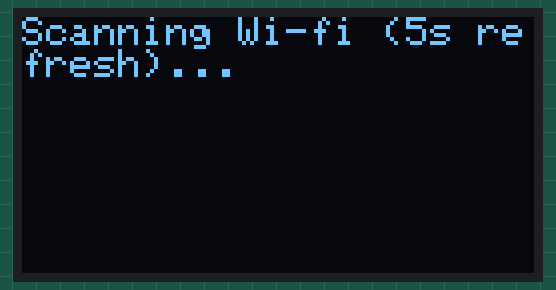
This sketch was run on a simulated ESP32. On the bench: 128×64 one-colour display. A WiFi scan finds three made-up networks.

Above: at 0.2 s.
At 2.3 s:
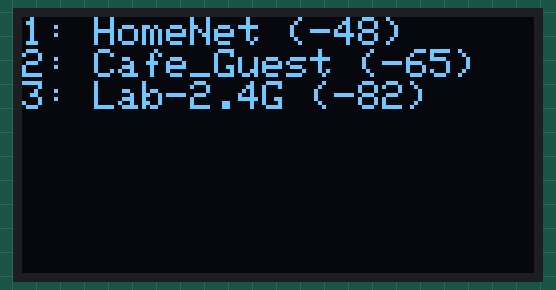

Measured:
- what the display in image 0 shows lasts 2.0 s, from 0.2 s to 2.2 s

The sketch:

wifi_signal_meter.ino
```cpp
#include <SPI.h>
#include <Wire.h>
#include <Adafruit_GFX.h>
#include <Adafruit_SSD1306.h>
#include <ArduinoJson.h>
#include <WiFi.h>
// #include <HTTPClient.h>

// const char* ssid = "CheZ Lounge 2.0";
// const char* password = "Chez12345";

#define SCREEN_WIDTH 128 // OLED display width, in pixels
#define SCREEN_HEIGHT 64 // OLED display height, in pixels

Adafruit_SSD1306 display(SCREEN_WIDTH, SCREEN_HEIGHT, &Wire, -1);

void setup() {
  Serial.begin(115200);
  Wire.begin();

  if (!display.begin(SSD1306_SWITCHCAPVCC, 0x3C)) {
    Serial.println(F("SSD1306 allocation failed"));
    for (;;);
  }
  display.clearDisplay();
  display.setTextSize(1);
  display.setTextColor(WHITE);
  display.setCursor(0, 0);

  // For ESP8266
  WiFi.mode(WIFI_STA);
  WiFi.disconnect();
  delay(100);

  displayStatus("Scanning Wi-fi (5s refresh)...");
}

void loop() {

  int n = WiFi.scanNetworks();

  display.clearDisplay();
  display.setCursor(0, 0);

  if (n == 0) {
    display.println("No networks found");
  } else {
    for (int i = 0; i < n; ++i) {
      display.print(i + 1);
      display.print(": ");
      display.print(WiFi.SSID(i));
      display.print(" (");
      display.print(WiFi.RSSI(i));
      display.println(")");
      delay(10);
    }
  }
  display.display();
  delay(5000); // Wait for 5 seconds before scanning again
}

void displayStatus(const char* message) {
  display.clearDisplay(); // Clear the buffer
  display.setCursor(0, 0); // Set the cursor position
  display.setTextSize(1); // Set the text size
  display.setTextColor(WHITE); // Set the text color
  display.println(message); // Print the message
  display.display(); // Update the display
}
```
